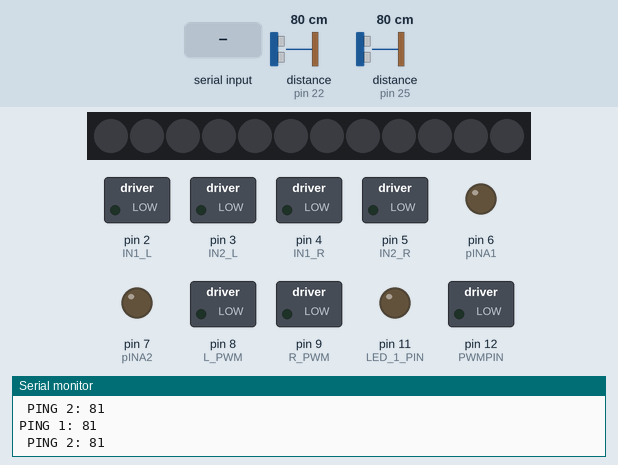
Simulated run of this sketch. Board: Arduino Mega 2560, built with avr-gcc and run on an emulated ATmega2560. On the bench: 12 RGB LEDs in strip order, left to right, switched loads named in the sketch (green lamp = pin HIGH), output pins drawn as LEDs (lit = HIGH), the last lines printed to the serial monitor. Dashed ring = blinking. Inputs (shaded band) come from the test bench; at power-on: distance to the obstacle (sensors on pin 22, pin 25) 80 cm. The echo pulse lasts 58.3 µs per cm; dim RGB values are drawn brighter than linear.

Above: at 1.2 s.
1.3 s: "p" received over the second serial link
At 1.81 s:
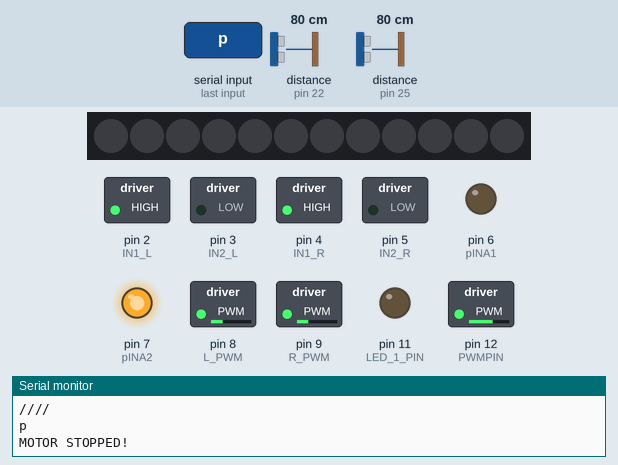
3.6 s: "z" received over the second serial link
At 4.9 s:
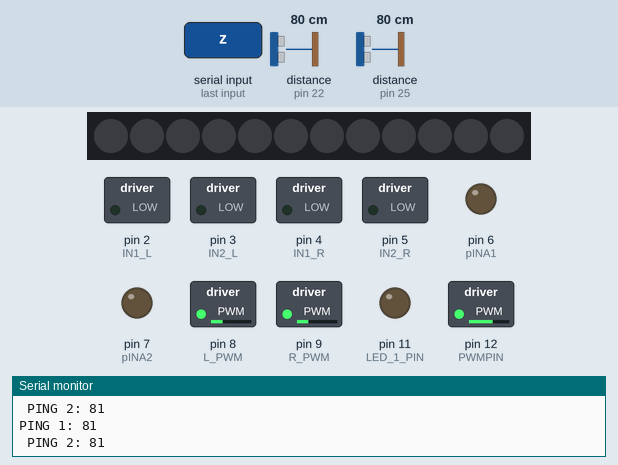
5.2 s: "f" received over the second serial link
At 5.64 s:
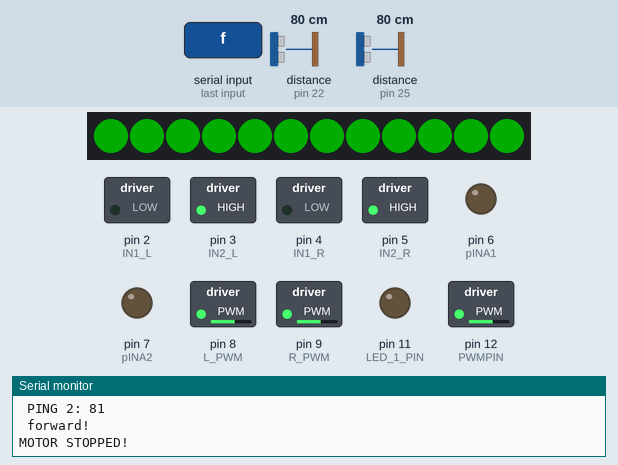
7.3 s: distance to the obstacle (sensor on pin 22) set to 53 cm
9.1 s: distance to the obstacle (sensor on pin 22) set to 47 cm
At 10.4 s:
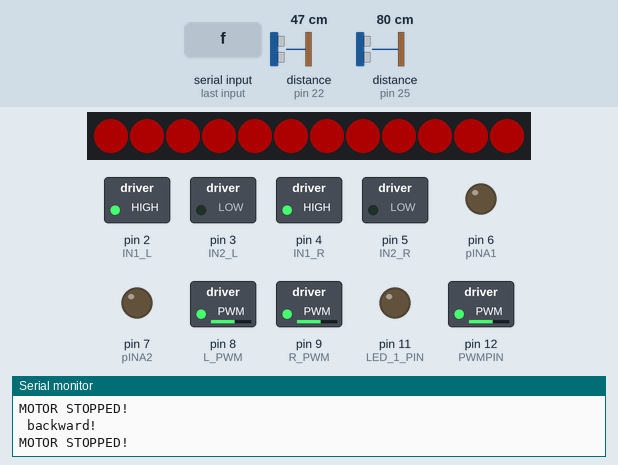
12.1 s: "r" received over the second serial link
At 14.4 s:
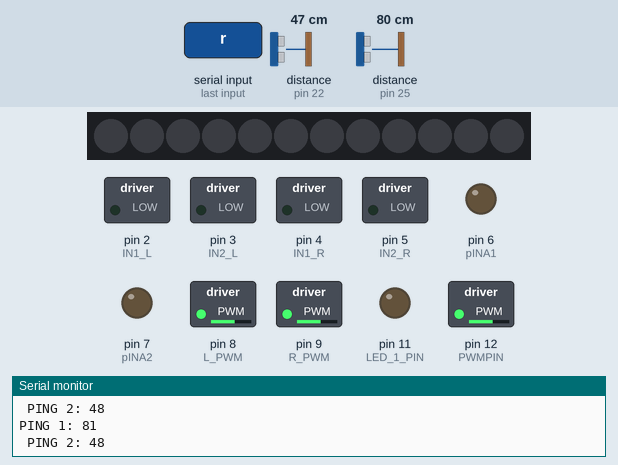
Timing chart, 0 to 14.7 s (numbered marks = the images above; inputs shaded):
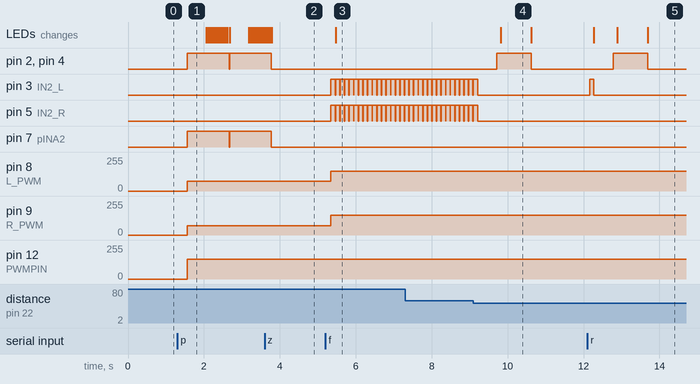

The sketch:

all_final.ino
```cpp
#include <Adafruit_NeoPixel.h>
#include <NewPing.h>
#define LED_PIN 10
#define LED_COUNT 12
#define BRIGHTNESS 50
Adafruit_NeoPixel strip(LED_COUNT, LED_PIN, NEO_GRB + NEO_KHZ800);
#define TRIGGER_PIN       24
#define ECHO_PIN          25
#define TRIGGER_PIN       23
#define PWM_OUTPUT_PIN    22
#define MAX_DISTANCE      200
NewPing sonar[2] = {
  NewPing(24, 25, 200),
  NewPing(23, 22, 500),
};
#define LED_1_PIN 11
#define LED_2_PIN 18
int IN1_L = 2;
int IN2_L = 3;
int IN1_R = 4;
int IN2_R = 5;
int L_PWM = 8;
int R_PWM = 9;
const int intervalOn = 500;
const int intervalOff = 500;
bool propellerActive = false;
bool ledOn = false;
int pINA1 = 6;
int pINA2 = 7;
int PWMPIN = 12;
unsigned long previousMillis = 0;
const long interval = 1000;
unsigned long startTime = 0;
char c, i, drivingMode;
int drivePowerLeft, drivePowerRight, stopPowerLeft, stopPowerRight, suctionPower;
int stopDelay, reverseDelay, driveDelay;
void setup() {
  Serial.begin(9600);
  Serial1.begin(9600);
  pinMode(IN1_L, OUTPUT);
  pinMode(IN2_L, OUTPUT);
  pinMode(IN1_R, OUTPUT);
  pinMode(IN2_R, OUTPUT);
  pinMode(pINA1, OUTPUT);
  pinMode(pINA2, OUTPUT);
  pinMode(L_PWM, OUTPUT);
  pinMode(R_PWM, OUTPUT);
  drivePowerLeft = 150;
  drivePowerRight = 150;
  suctionPower = 150;
  stopPowerLeft = 73;
  stopPowerRight = 71;
  stopDelay = 500;
  reverseDelay = 800;
  driveDelay = 100;
  pinMode(LED_1_PIN, OUTPUT);
  pinMode(LED_2_PIN, OUTPUT);
  digitalWrite(LED_1_PIN, LOW);
  digitalWrite(LED_2_PIN, LOW);
  strip.begin();
  strip.setBrightness(BRIGHTNESS);
  for (int i = 0; i < LED_COUNT; i++) {
    strip.setPixelColor(i, strip.Color(0, 0, 0));
  }
  strip.show();
}
void loop() {
  detectCollision();
  delay(300);
  //ledControl();
  if (Serial1.available() > 0) {
    c = Serial1.read();
    Serial.println("////");
    switch (c) {
      case 'f':
        moveWithCollisionDetection(forward, backward);
        break;
      case 'b':
        moveIt(backward);
        break;
      case 'r':
        moveWithCollisionDetection(turnRight, backward);
        break;
      case 'l':
        moveWithCollisionDetection(turnLeft, backward);
        break;
      case 'a':
        moveWithCollisionDetection(leftUp, backward);
        break;
      case 'x':
        moveIt(leftDown);
        break;
      case 'c':
        moveWithCollisionDetection(rightUp, backward);
        break;
      case 'd':
        moveIt(rightDown);
        break;
      case 'p':
        Serial.println("p");
        while (true) {
          propeller();
          for (int i = 0; i < LED_COUNT; i++) {
            strip.setPixelColor(i, strip.Color(230, 30, 0));
            strip.show();
            unsigned long startTime = millis();
            while (millis() - startTime < 50) {}
          }
          for (int i = 0; i < LED_COUNT; i++) {
            strip.setPixelColor(i, strip.Color(0, 0, 0));
          }
          strip.show();
          if (Serial1.available() > 0 && Serial1.read() == 'z') {
            propellerActive = false;  // Deactivate propeller mode
            stop_propeller();
            stop();
            for (int i = 0; i < LED_COUNT; i++) {
              strip.setPixelColor(i, strip.Color(0, 0, 0));
            }
            strip.show();
            break;
          }
        }
        break;
        case 'e':
          digitalWrite(LED_1_PIN, HIGH);
          digitalWrite(LED_2_PIN, HIGH);
          while (true) {
            if (Serial1.available() > 0 && Serial1.read() == 'g') {
              digitalWrite(LED_1_PIN, LOW);
              digitalWrite(LED_2_PIN, LOW);
              break;
            }
          }
          break;
    }
  }
}
void moveWithCollisionDetection(void (*movementFunction)(), void (*backupFunction)()) {
  while (true) {
    (*movementFunction)();
    for (int i = 0; i < LED_COUNT; i++) {
      strip.setPixelColor(i, strip.Color(0, 255, 0));
    }
    strip.show();
    if (detectCollision()) {
      Serial1.print("i");
      stop();
      unsigned long startTime = millis();
      while (millis() - startTime < stopDelay) {}
      (*backupFunction)();
      unsigned long startTime2 = millis();
      while (millis() - startTime2 < reverseDelay) {
        for (int i = 0; i < LED_COUNT; i++) {
          strip.setPixelColor(i, strip.Color(255, 0, 0));
        }
        strip.show();
      }
      stop();
      for (int i = 0; i < LED_COUNT; i++) {
        strip.setPixelColor(i, strip.Color(0, 0, 0));
      }
      strip.show();
      break;
    }
    if (Serial1.available() > 0 && Serial1.read() == 's') {
      stop();
      for (int i = 0; i < LED_COUNT; i++) {
        strip.setPixelColor(i, strip.Color(0, 0, 0));
      }
      strip.show();
      break;
    }
  }
}
void moveIt(void (*movementFunction)()) {
  while (true) {
    (*movementFunction)();
    for (int i = 0; i < LED_COUNT; i++) {
      strip.setPixelColor(i, strip.Color(0, 255, 0));
    }
    strip.show();
    if (Serial1.available() > 0 && Serial1.read() == 's') {
      stop();
      for (int i = 0; i < LED_COUNT; i++) {
        strip.setPixelColor(i, strip.Color(0, 0, 0));
      }
      strip.show();
      break;
    }
  }
}
void forward() {
  Serial.println(" forward!");
  stop();
  delay(10);
  digitalWrite(IN1_L, LOW);
  digitalWrite(IN2_L, HIGH);
  analogWrite(L_PWM, drivePowerLeft);
  digitalWrite(IN1_R, LOW);
  digitalWrite(IN2_R, HIGH);
  analogWrite(R_PWM, drivePowerRight);
  unsigned long startTime = millis();
  while (millis() - startTime < driveDelay) {}
}
void backward() {
  Serial.println(" backward!");
  stop();
  delay(10);
  digitalWrite(IN1_L, HIGH);
  digitalWrite(IN2_L, LOW);
  analogWrite(L_PWM, drivePowerLeft);
  digitalWrite(IN1_R, HIGH);
  digitalWrite(IN2_R, LOW);
  analogWrite(R_PWM, drivePowerRight);
  unsigned long startTime = millis();
  while (millis() - startTime < driveDelay) {}
}
void turnRight() {
  Serial.println(" turnRight!");
  stop();
  delayMicroseconds(10);
  digitalWrite(IN1_L, LOW);
  digitalWrite(IN2_L, HIGH);
  analogWrite(L_PWM, drivePowerLeft);
  digitalWrite(IN1_R, LOW);
  digitalWrite(IN2_R, LOW);
  unsigned long startTime = millis();
  while (millis() - startTime < driveDelay) {}
}
void turnLeft() {
  Serial.println(" turnLeft!");
  stop();
  delay(10);
  digitalWrite(IN1_L, LOW);
  digitalWrite(IN2_L, LOW);
  digitalWrite(IN1_R, LOW);
  digitalWrite(IN2_R, HIGH);
  analogWrite(R_PWM, drivePowerRight);
  unsigned long startTime = millis();
  while (millis() - startTime < driveDelay) {}
}
void leftUp() {
  Serial.println(" leftUp!");
  stop();
  delay(10);
  digitalWrite(IN1_L, LOW);
  digitalWrite(IN2_L, HIGH);
  analogWrite(L_PWM, drivePowerLeft * 0.6);
  digitalWrite(IN1_R, LOW);
  digitalWrite(IN2_R, HIGH);
  analogWrite(R_PWM, drivePowerRight * 0.8);
  unsigned long startTime = millis();
  while (millis() - startTime < driveDelay) {}
}
void leftDown() {
  Serial.println(" leftDown!");
  stop();
  delay(10);
  digitalWrite(IN1_L, HIGH);
  digitalWrite(IN2_L, LOW);
  analogWrite(L_PWM, drivePowerLeft * 0.5);
  digitalWrite(IN1_R, HIGH);
  digitalWrite(IN2_R, LOW);
  analogWrite(R_PWM, drivePowerRight);
  unsigned long startTime = millis();
  while (millis() - startTime < driveDelay) {}
}
void rightUp() {
  Serial.println(" rightUp!");
  stop();
  delayMicroseconds(10);
  digitalWrite(IN1_L, LOW);
  digitalWrite(IN2_L, HIGH);
  analogWrite(L_PWM, drivePowerLeft);
  digitalWrite(IN1_R, LOW);
  digitalWrite(IN2_R, HIGH);
  analogWrite(R_PWM, drivePowerRight * 0.7);
  unsigned long startTime = millis();
  while (millis() - startTime < driveDelay) {}
}
void rightDown() {
  Serial.println(" rightDown!");
  stop();
  delayMicroseconds(10);
  digitalWrite(IN1_L, HIGH);
  digitalWrite(IN2_L, LOW);
  analogWrite(L_PWM, drivePowerLeft);
  digitalWrite(IN1_R, HIGH);
  digitalWrite(IN2_R, LOW);
  analogWrite(R_PWM, drivePowerRight * 0.5);
  unsigned long startTime = millis();
  while (millis() - startTime < driveDelay) {}
}
void stop() {
  Serial.println("MOTOR STOPPED!");
  digitalWrite(IN1_L, LOW);
  digitalWrite(IN2_L, LOW);
  digitalWrite(IN1_R, LOW);
  digitalWrite(IN2_R, LOW);
}
void propeller() {
  stop();
  stop_propeller();
  delay(10);
  digitalWrite(pINA1, LOW);
  digitalWrite(pINA2, HIGH);
  analogWrite(PWMPIN, 150);
  digitalWrite(IN1_L, HIGH);
  digitalWrite(IN2_L, LOW);
  analogWrite(L_PWM, stopPowerLeft);
  digitalWrite(IN1_R, HIGH);
  digitalWrite(IN2_R, LOW);
  analogWrite(R_PWM, stopPowerRight);
  unsigned long startTime = millis();
  while (millis() - startTime < 500) {}
}
void stop_propeller() {
  digitalWrite(pINA1, LOW);
  digitalWrite(pINA2, LOW);
  digitalWrite(IN1_L, LOW);
  digitalWrite(IN2_L, LOW);
  digitalWrite(IN1_R, LOW);
  digitalWrite(IN2_R, LOW);
}
bool detectCollision() {
  static unsigned long startTime = 0;
  unsigned long currentMillis = millis();
  int ping1 = sonar[0].ping_cm();
  int ping2 = sonar[1].ping_cm();
  Serial.print("PING 1: ");
  Serial.println(ping1);
  Serial.print(" PING 2: ");
  Serial.println(ping2);
  if ( ping2 <= 50 && ping2 != 0) {
    return true;
  }

  else if ( ping1 <= 50 && ping1 != 0) {
    return true;
  }
  return false;
}
void ledControl() {
  static unsigned long previousTime = 0;
  unsigned long currentTime = millis();

  int cds1 = analogRead(A0);
  int cds2 = analogRead(A1);
  Serial.print("CDS1: ");
  Serial.print(cds1);
  Serial.print(" CDS2: ");
  Serial.println(cds2);

  if (cds1 > 400 && cds2 > 400  ) {
    digitalWrite(LED_1_PIN, HIGH);
    digitalWrite(LED_2_PIN, HIGH);
    if (currentTime - previousTime >= 1000) {
      previousTime = currentTime;
    }
  }
  else {
    digitalWrite(LED_1_PIN, LOW);
    digitalWrite(LED_2_PIN, LOW);
    previousTime = currentTime;
  }
}
void handlePropellerMode() {
  static bool isOn = false;
  static unsigned long previousMillis = 0;
  const unsigned long interval = 300;
  unsigned long currentMillis = millis();
  if (currentMillis - previousMillis >= interval) {
    previousMillis = currentMillis;
    if (isOn) {
      for (int i = 0; i < LED_COUNT; i++) {
        strip.setPixelColor(i, strip.Color(0, 0, 0));
        Serial.println("on");
      }
      strip.show();
      isOn = false;
    } else {
      for (int i = 0; i < LED_COUNT; i++) {
        strip.setPixelColor(i, strip.Color(250, 0, 30));
        Serial.println("off");
      }
      strip.show();
      isOn = true;
    }
  }
}
```

Measured:
- the behaviour switches between 50 and 49 cm on distance to the obstacle (sensor on pin 22) (found by bisection; images 3 and 4)
- after the input at 1.3 s, pin 2 (IN1_L), pin 4 (IN1_R), pin 7 (pINA2): LOW → HIGH after 0.27 s, → LOW 1.1 s later, → HIGH 0.01 s later; pin 8 (L_PWM): 0/255 → 73/255 after 0.27 s; pin 9 (R_PWM): 0/255 → 71/255 after 0.27 s; pin 12 (PWMPIN): 0/255 → 150/255 after 0.27 s
- after the input at 3.6 s, pin 2 (IN1_L), pin 4 (IN1_R), pin 7 (pINA2): goes on until 3.8 s, then stays LOW
- after the input at 5.2 s, pin 3 (IN2_L), pin 5 (IN2_R): alternates HIGH for 0.11 s and LOW for 0.01 s, starting after 0.15 s; pin 8 (L_PWM): 73/255 → 150/255 after 0.15 s; pin 9 (R_PWM): 71/255 → 150/255 after 0.15 s; the LEDs: change after 0.27 s (image 3)
- after the input at 9.1 s, pin 2 (IN1_L), pin 4 (IN1_R): LOW → HIGH after 0.62 s, → LOW 0.90 s later; pin 3 (IN2_L), pin 5 (IN2_R): goes on until 9.2 s, then stays LOW; the LEDs: change after 0.72 s (image 4)
- after the input at 12.1 s, pin 2 (IN1_L), pin 4 (IN1_R): LOW → HIGH after 0.69 s, → LOW 0.90 s later; pin 3 (IN2_L): LOW → HIGH after 0.07 s, → LOW 0.11 s later; the LEDs: first change after 0.18 s (image 5 shows a later state)
- what the display in image 4 shows lasts 0.8 s, from 9.8 s to 10.6 s
